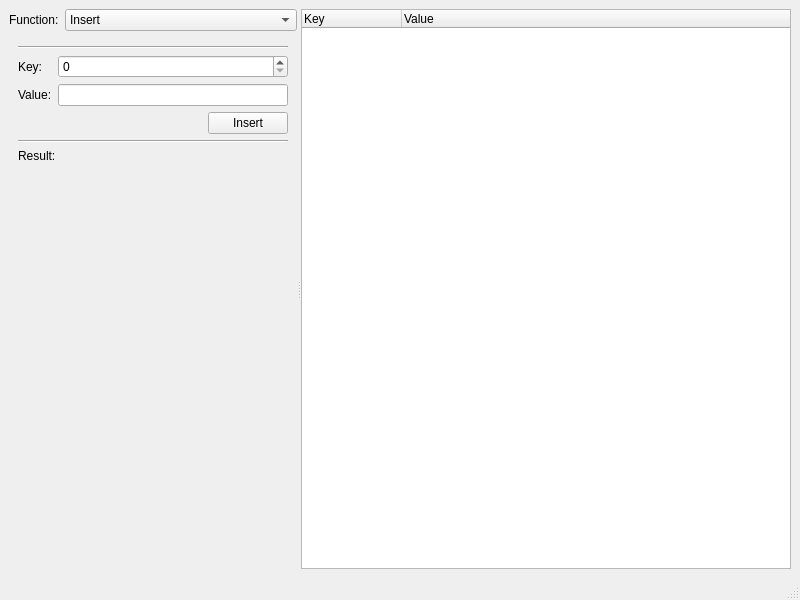
<?xml version="1.0" encoding="UTF-8"?>
<ui version="4.0">
 <class>MainWindow</class>
 <widget class="QMainWindow" name="MainWindow">
  <property name="geometry">
   <rect>
    <x>0</x>
    <y>0</y>
    <width>800</width>
    <height>600</height>
   </rect>
  </property>
  <property name="windowTitle">
   <string>HashMap on Stack</string>
  </property>
  <widget class="QWidget" name="centralwidget">
   <layout class="QGridLayout" name="gridLayout">
    <item row="0" column="0">
     <widget class="QSplitter" name="splitter">
      <property name="orientation">
       <enum>Qt::Horizontal</enum>
      </property>
      <widget class="QWidget" name="">
       <layout class="QFormLayout" name="formLayout">
        <item row="0" column="0">
         <widget class="QLabel" name="label">
          <property name="text">
           <string>Function:</string>
          </property>
         </widget>
        </item>
        <item row="0" column="1">
         <widget class="QComboBox" name="_functioncomboBox">
          <item>
           <property name="text">
            <string>Insert</string>
           </property>
          </item>
          <item>
           <property name="text">
            <string>Operator []</string>
           </property>
          </item>
          <item>
           <property name="text">
            <string>Erase</string>
           </property>
          </item>
          <item>
           <property name="text">
            <string>Contains</string>
           </property>
          </item>
          <item>
           <property name="text">
            <string>Generate Keys: -50 to 50</string>
           </property>
          </item>
          <item>
           <property name="text">
            <string>Extract Negative Keys</string>
           </property>
          </item>
         </widget>
        </item>
        <item row="1" column="0" colspan="2">
         <widget class="QStackedWidget" name="_paramsStackedWidget">
          <property name="currentIndex">
           <number>0</number>
          </property>
          <widget class="QWidget" name="page">
           <layout class="QVBoxLayout" name="verticalLayout">
            <item>
             <widget class="Line" name="line_2">
              <property name="orientation">
               <enum>Qt::Horizontal</enum>
              </property>
             </widget>
            </item>
            <item>
             <layout class="QFormLayout" name="formLayout_2">
              <item row="0" column="0">
               <widget class="QLabel" name="label_2">
                <property name="text">
                 <string>Key:</string>
                </property>
               </widget>
              </item>
              <item row="0" column="1">
               <widget class="QSpinBox" name="_insertKeySpinBox">
                <property name="maximum">
                 <number>999999999</number>
                </property>
               </widget>
              </item>
              <item row="1" column="0">
               <widget class="QLabel" name="label_3">
                <property name="text">
                 <string>Value:</string>
                </property>
               </widget>
              </item>
              <item row="1" column="1">
               <widget class="QLineEdit" name="_insertValueLineEdit"/>
              </item>
             </layout>
            </item>
            <item>
             <layout class="QHBoxLayout" name="horizontalLayout">
              <item>
               <spacer name="horizontalSpacer">
                <property name="orientation">
                 <enum>Qt::Horizontal</enum>
                </property>
                <property name="sizeHint" stdset="0">
                 <size>
                  <width>40</width>
                  <height>20</height>
                 </size>
                </property>
               </spacer>
              </item>
              <item>
               <widget class="QPushButton" name="_insertPushButton">
                <property name="text">
                 <string>Insert</string>
                </property>
               </widget>
              </item>
             </layout>
            </item>
            <item>
             <widget class="Line" name="line_7">
              <property name="orientation">
               <enum>Qt::Horizontal</enum>
              </property>
             </widget>
            </item>
            <item>
             <layout class="QHBoxLayout" name="horizontalLayout_12">
              <item>
               <widget class="QLabel" name="label_18">
                <property name="text">
                 <string>Result:</string>
                </property>
               </widget>
              </item>
              <item>
               <widget class="QLabel" name="_insertResultLabel">
                <property name="sizePolicy">
                 <sizepolicy hsizetype="Preferred" vsizetype="Preferred">
                  <horstretch>2</horstretch>
                  <verstretch>0</verstretch>
                 </sizepolicy>
                </property>
                <property name="font">
                 <font>
                  <bold>true</bold>
                 </font>
                </property>
                <property name="text">
                 <string/>
                </property>
               </widget>
              </item>
             </layout>
            </item>
            <item>
             <spacer name="verticalSpacer">
              <property name="orientation">
               <enum>Qt::Vertical</enum>
              </property>
              <property name="sizeHint" stdset="0">
               <size>
                <width>20</width>
                <height>372</height>
               </size>
              </property>
             </spacer>
            </item>
           </layout>
          </widget>
          <widget class="QWidget" name="page_2">
           <layout class="QVBoxLayout" name="verticalLayout_3">
            <item>
             <widget class="Line" name="line_4">
              <property name="orientation">
               <enum>Qt::Horizontal</enum>
              </property>
             </widget>
            </item>
            <item>
             <layout class="QFormLayout" name="formLayout_5">
              <item row="0" column="0">
               <widget class="QLabel" name="label_8">
                <property name="text">
                 <string>Key:</string>
                </property>
               </widget>
              </item>
              <item row="0" column="1">
               <widget class="QSpinBox" name="_getKeySpinBox">
                <property name="maximum">
                 <number>999999999</number>
                </property>
               </widget>
              </item>
              <item row="1" column="0">
               <widget class="QLabel" name="label_9">
                <property name="text">
                 <string>Value:</string>
                </property>
               </widget>
              </item>
              <item row="1" column="1">
               <widget class="QLineEdit" name="_getValueLineEdit"/>
              </item>
             </layout>
            </item>
            <item>
             <layout class="QHBoxLayout" name="horizontalLayout_4">
              <item>
               <spacer name="horizontalSpacer_4">
                <property name="orientation">
                 <enum>Qt::Horizontal</enum>
                </property>
                <property name="sizeHint" stdset="0">
                 <size>
                  <width>40</width>
                  <height>20</height>
                 </size>
                </property>
               </spacer>
              </item>
              <item>
               <widget class="QPushButton" name="_getPushButton">
                <property name="text">
                 <string>[]</string>
                </property>
               </widget>
              </item>
             </layout>
            </item>
            <item>
             <widget class="Line" name="line_6">
              <property name="orientation">
               <enum>Qt::Horizontal</enum>
              </property>
             </widget>
            </item>
            <item>
             <layout class="QHBoxLayout" name="horizontalLayout_11">
              <item>
               <widget class="QLabel" name="label_16">
                <property name="text">
                 <string>Result:</string>
                </property>
               </widget>
              </item>
              <item>
               <widget class="QLabel" name="_getResultLabel">
                <property name="sizePolicy">
                 <sizepolicy hsizetype="Preferred" vsizetype="Preferred">
                  <horstretch>2</horstretch>
                  <verstretch>0</verstretch>
                 </sizepolicy>
                </property>
                <property name="font">
                 <font>
                  <bold>true</bold>
                 </font>
                </property>
                <property name="text">
                 <string/>
                </property>
               </widget>
              </item>
             </layout>
            </item>
            <item>
             <spacer name="verticalSpacer_3">
              <property name="orientation">
               <enum>Qt::Vertical</enum>
              </property>
              <property name="sizeHint" stdset="0">
               <size>
                <width>20</width>
                <height>372</height>
               </size>
              </property>
             </spacer>
            </item>
           </layout>
          </widget>
          <widget class="QWidget" name="page_5">
           <layout class="QVBoxLayout" name="verticalLayout_4">
            <item>
             <layout class="QFormLayout" name="formLayout_6">
              <item row="0" column="0">
               <widget class="QLabel" name="label_10">
                <property name="text">
                 <string>Key:</string>
                </property>
               </widget>
              </item>
              <item row="0" column="1">
               <widget class="QSpinBox" name="_eraseKeySpinBox">
                <property name="maximum">
                 <number>999999999</number>
                </property>
               </widget>
              </item>
             </layout>
            </item>
            <item>
             <layout class="QHBoxLayout" name="horizontalLayout_7">
              <item>
               <spacer name="horizontalSpacer_7">
                <property name="orientation">
                 <enum>Qt::Horizontal</enum>
                </property>
                <property name="sizeHint" stdset="0">
                 <size>
                  <width>40</width>
                  <height>20</height>
                 </size>
                </property>
               </spacer>
              </item>
              <item>
               <widget class="QPushButton" name="_erasePushButton">
                <property name="text">
                 <string>Erase</string>
                </property>
               </widget>
              </item>
             </layout>
            </item>
            <item>
             <widget class="Line" name="line">
              <property name="orientation">
               <enum>Qt::Horizontal</enum>
              </property>
             </widget>
            </item>
            <item>
             <layout class="QHBoxLayout" name="horizontalLayout_8">
              <item>
               <widget class="QLabel" name="label_12">
                <property name="text">
                 <string>Result:</string>
                </property>
               </widget>
              </item>
              <item>
               <widget class="QLabel" name="_eraseResultLabel">
                <property name="sizePolicy">
                 <sizepolicy hsizetype="Preferred" vsizetype="Preferred">
                  <horstretch>2</horstretch>
                  <verstretch>0</verstretch>
                 </sizepolicy>
                </property>
                <property name="font">
                 <font>
                  <bold>true</bold>
                 </font>
                </property>
                <property name="text">
                 <string/>
                </property>
               </widget>
              </item>
             </layout>
            </item>
            <item>
             <spacer name="verticalSpacer_4">
              <property name="orientation">
               <enum>Qt::Vertical</enum>
              </property>
              <property name="sizeHint" stdset="0">
               <size>
                <width>20</width>
                <height>410</height>
               </size>
              </property>
             </spacer>
            </item>
           </layout>
          </widget>
          <widget class="QWidget" name="page_6">
           <layout class="QVBoxLayout" name="verticalLayout_5">
            <item>
             <layout class="QFormLayout" name="formLayout_7">
              <item row="0" column="0">
               <widget class="QLabel" name="label_11">
                <property name="text">
                 <string>Key:</string>
                </property>
               </widget>
              </item>
              <item row="0" column="1">
               <widget class="QSpinBox" name="_containsKeySpinBox">
                <property name="maximum">
                 <number>999999999</number>
                </property>
               </widget>
              </item>
             </layout>
            </item>
            <item>
             <layout class="QHBoxLayout" name="horizontalLayout_10">
              <item>
               <spacer name="horizontalSpacer_8">
                <property name="orientation">
                 <enum>Qt::Horizontal</enum>
                </property>
                <property name="sizeHint" stdset="0">
                 <size>
                  <width>40</width>
                  <height>20</height>
                 </size>
                </property>
               </spacer>
              </item>
              <item>
               <widget class="QPushButton" name="_containsPushButton">
                <property name="text">
                 <string>Contains</string>
                </property>
               </widget>
              </item>
             </layout>
            </item>
            <item>
             <widget class="Line" name="line_5">
              <property name="orientation">
               <enum>Qt::Horizontal</enum>
              </property>
             </widget>
            </item>
            <item>
             <layout class="QHBoxLayout" name="horizontalLayout_9">
              <item>
               <widget class="QLabel" name="label_14">
                <property name="sizePolicy">
                 <sizepolicy hsizetype="Minimum" vsizetype="Preferred">
                  <horstretch>0</horstretch>
                  <verstretch>0</verstretch>
                 </sizepolicy>
                </property>
                <property name="text">
                 <string>Result:</string>
                </property>
               </widget>
              </item>
              <item>
               <widget class="QLabel" name="_containsResultLabel">
                <property name="sizePolicy">
                 <sizepolicy hsizetype="Preferred" vsizetype="Preferred">
                  <horstretch>2</horstretch>
                  <verstretch>0</verstretch>
                 </sizepolicy>
                </property>
                <property name="font">
                 <font>
                  <bold>true</bold>
                 </font>
                </property>
                <property name="text">
                 <string/>
                </property>
               </widget>
              </item>
             </layout>
            </item>
            <item>
             <spacer name="verticalSpacer_5">
              <property name="orientation">
               <enum>Qt::Vertical</enum>
              </property>
              <property name="sizeHint" stdset="0">
               <size>
                <width>20</width>
                <height>410</height>
               </size>
              </property>
             </spacer>
            </item>
           </layout>
          </widget>
          <widget class="QWidget" name="page_7">
           <layout class="QVBoxLayout" name="verticalLayout_6">
            <item>
             <widget class="QPushButton" name="_generateRandomPushButton">
              <property name="text">
               <string>Generate</string>
              </property>
             </widget>
            </item>
            <item>
             <widget class="Line" name="line_9">
              <property name="orientation">
               <enum>Qt::Horizontal</enum>
              </property>
             </widget>
            </item>
            <item>
             <layout class="QHBoxLayout" name="horizontalLayout_13">
              <item>
               <widget class="QLabel" name="label_15">
                <property name="sizePolicy">
                 <sizepolicy hsizetype="Minimum" vsizetype="Preferred">
                  <horstretch>0</horstretch>
                  <verstretch>0</verstretch>
                 </sizepolicy>
                </property>
                <property name="text">
                 <string>Result:</string>
                </property>
               </widget>
              </item>
              <item>
               <widget class="QLabel" name="_generateResultLabel">
                <property name="sizePolicy">
                 <sizepolicy hsizetype="Preferred" vsizetype="Preferred">
                  <horstretch>2</horstretch>
                  <verstretch>0</verstretch>
                 </sizepolicy>
                </property>
                <property name="font">
                 <font>
                  <bold>true</bold>
                 </font>
                </property>
                <property name="text">
                 <string/>
                </property>
               </widget>
              </item>
             </layout>
            </item>
            <item>
             <spacer name="verticalSpacer_6">
              <property name="orientation">
               <enum>Qt::Vertical</enum>
              </property>
              <property name="sizeHint" stdset="0">
               <size>
                <width>20</width>
                <height>444</height>
               </size>
              </property>
             </spacer>
            </item>
           </layout>
          </widget>
          <widget class="QWidget" name="page_8">
           <layout class="QVBoxLayout" name="verticalLayout_7">
            <item>
             <widget class="QPushButton" name="_extractNegativePushButton">
              <property name="text">
               <string>Extract</string>
              </property>
             </widget>
            </item>
            <item>
             <widget class="Line" name="line_8">
              <property name="orientation">
               <enum>Qt::Horizontal</enum>
              </property>
             </widget>
            </item>
            <item>
             <widget class="QGroupBox" name="_extractResultGroupBox">
              <property name="title">
               <string>Result:</string>
              </property>
              <layout class="QGridLayout" name="gridLayout_2">
               <property name="leftMargin">
                <number>4</number>
               </property>
               <property name="topMargin">
                <number>4</number>
               </property>
               <property name="rightMargin">
                <number>4</number>
               </property>
               <property name="bottomMargin">
                <number>4</number>
               </property>
               <item row="0" column="0">
                <widget class="QTreeWidget" name="_extractResultTreeWidget">
                 <column>
                  <property name="text">
                   <string>Key</string>
                  </property>
                 </column>
                 <column>
                  <property name="text">
                   <string>Value</string>
                  </property>
                 </column>
                </widget>
               </item>
              </layout>
             </widget>
            </item>
           </layout>
          </widget>
         </widget>
        </item>
       </layout>
      </widget>
      <widget class="QTreeWidget" name="_hashTreeWidget">
       <property name="sizePolicy">
        <sizepolicy hsizetype="Expanding" vsizetype="Expanding">
         <horstretch>4</horstretch>
         <verstretch>0</verstretch>
        </sizepolicy>
       </property>
       <property name="alternatingRowColors">
        <bool>true</bool>
       </property>
       <column>
        <property name="text">
         <string>Key</string>
        </property>
       </column>
       <column>
        <property name="text">
         <string>Value</string>
        </property>
       </column>
      </widget>
     </widget>
    </item>
   </layout>
  </widget>
  <widget class="QStatusBar" name="_statusBar"/>
 </widget>
 <resources/>
 <connections>
  <connection>
   <sender>_functioncomboBox</sender>
   <signal>activated(int)</signal>
   <receiver>_paramsStackedWidget</receiver>
   <slot>setCurrentIndex(int)</slot>
   <hints>
    <hint type="sourcelabel">
     <x>131</x>
     <y>24</y>
    </hint>
    <hint type="destinationlabel">
     <x>120</x>
     <y>109</y>
    </hint>
   </hints>
  </connection>
  <connection>
   <sender>_insertPushButton</sender>
   <signal>clicked()</signal>
   <receiver>MainWindow</receiver>
   <slot>insertPushButtonClicked()</slot>
   <hints>
    <hint type="sourcelabel">
     <x>139</x>
     <y>126</y>
    </hint>
    <hint type="destinationlabel">
     <x>207</x>
     <y>3</y>
    </hint>
   </hints>
  </connection>
  <connection>
   <sender>_getPushButton</sender>
   <signal>clicked()</signal>
   <receiver>MainWindow</receiver>
   <slot>getPushButtonClicked()</slot>
   <hints>
    <hint type="sourcelabel">
     <x>145</x>
     <y>129</y>
    </hint>
    <hint type="destinationlabel">
     <x>149</x>
     <y>-22</y>
    </hint>
   </hints>
  </connection>
  <connection>
   <sender>_erasePushButton</sender>
   <signal>clicked()</signal>
   <receiver>MainWindow</receiver>
   <slot>erasePushButtonClicked()</slot>
   <hints>
    <hint type="sourcelabel">
     <x>138</x>
     <y>85</y>
    </hint>
    <hint type="destinationlabel">
     <x>183</x>
     <y>-13</y>
    </hint>
   </hints>
  </connection>
  <connection>
   <sender>_containsPushButton</sender>
   <signal>clicked()</signal>
   <receiver>MainWindow</receiver>
   <slot>containsPushButtonClicked()</slot>
   <hints>
    <hint type="sourcelabel">
     <x>145</x>
     <y>93</y>
    </hint>
    <hint type="destinationlabel">
     <x>200</x>
     <y>-4</y>
    </hint>
   </hints>
  </connection>
  <connection>
   <sender>_generateRandomPushButton</sender>
   <signal>clicked()</signal>
   <receiver>MainWindow</receiver>
   <slot>generatePushButtonClicked()</slot>
   <hints>
    <hint type="sourcelabel">
     <x>143</x>
     <y>57</y>
    </hint>
    <hint type="destinationlabel">
     <x>44</x>
     <y>-16</y>
    </hint>
   </hints>
  </connection>
  <connection>
   <sender>_extractNegativePushButton</sender>
   <signal>clicked()</signal>
   <receiver>MainWindow</receiver>
   <slot>extractPushButtonClicked()</slot>
   <hints>
    <hint type="sourcelabel">
     <x>91</x>
     <y>54</y>
    </hint>
    <hint type="destinationlabel">
     <x>56</x>
     <y>-6</y>
    </hint>
   </hints>
  </connection>
 </connections>
 <slots>
  <slot>insertPushButtonClicked()</slot>
  <slot>getPushButtonClicked()</slot>
  <slot>erasePushButtonClicked()</slot>
  <slot>containsPushButtonClicked()</slot>
  <slot>generatePushButtonClicked()</slot>
  <slot>extractPushButtonClicked()</slot>
 </slots>
</ui>
